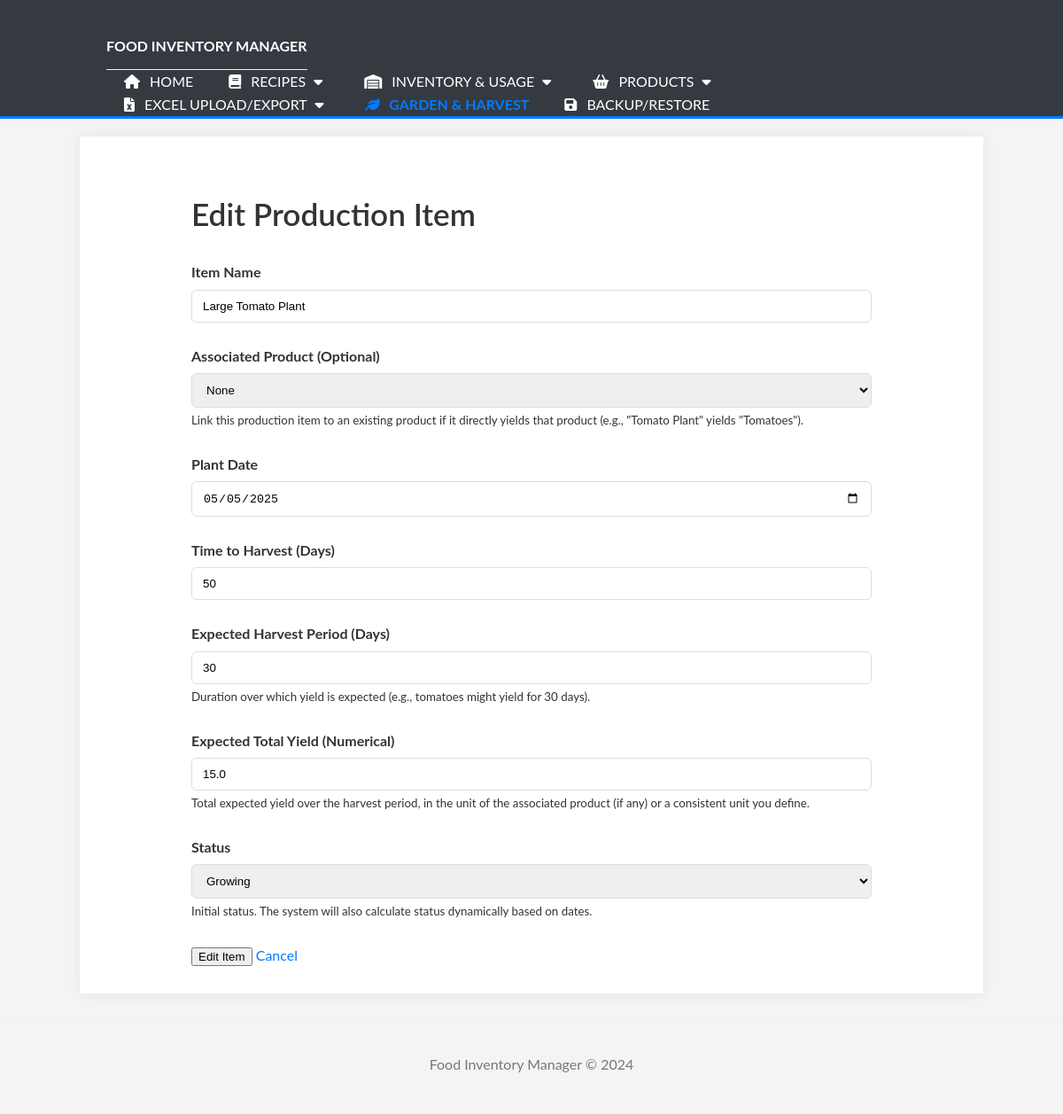
The page /garden/1/edit on the database its author committed.
### tables this page shows
CREATE TABLE production_items (
                        id INTEGER PRIMARY KEY AUTOINCREMENT,
                        name TEXT NOT NULL,
                        associated_product_id INTEGER,
                        plant_date TEXT,
                        time_to_harvest_days INTEGER,
                        expected_harvest_period_days INTEGER,
                        expected_yield_total REAL,
                        status TEXT CHECK(status IN ('Growing', 'Harvesting', 'Finished')),
                        FOREIGN KEY (associated_product_id) REFERENCES products (id)
                    );

### app.py (the view, shortened to what this page needs)
@app.route('/garden/<int:item_id>/edit', methods=['GET', 'POST'])
def edit_production_item_view(item_id):
    production_item = manager.get_production_item(item_id) # This should already return a dict
    if not production_item:
        flash(f"Production item with ID {item_id} not found.", 'error')
        return redirect(url_for('garden_list_view'))
    all_db_products = manager.get_all_products(page=None, per_page=None)
    return render_template('garden_edit.html', item=production_item, products=all_db_products, form_action_label='Edit', current_page='garden_edit')

### Food_manager.py (called while the page is built)
    def _get_db_connection(self):
        if self.conn and self.db_filepath == ":memory:":
            return self.conn
        conn = sqlite3.connect(self.db_filepath)
        conn.row_factory = sqlite3.Row # Access columns by name
        return conn

### templates/garden_edit.html (shortened to what this page needs)
{% extends "base.html" %}
{% block content %}
<div class="container mt-4">
    <h2>{{ form_action_label }} Production Item</h2>
    <form method="POST" action="{{ request.url }}">
        <div class="form-group">
            <label for="name">Item Name</label>
            <input type="text" class="form-control" id="name" name="name" value="{{ item.name if item else '' }}" required>
        </div>
        <div class="form-group">
            <label for="associated_product_id">Associated Product (Optional)</label>
            <select class="form-control" id="associated_product_id" name="associated_product_id">
                <option value="">None</option>
            </select>
            <small class="form-text text-muted">Link this production item to an existing product if it directly yields that product (e.g., "Tomato Plant" yields "Tomatoes").</small>
        </div>
        <div class="form-group">
            <label for="plant_date">Plant Date</label>
            <input type="date" class="form-control" id="plant_date" name="plant_date" value="{{ item.plant_date if item else '' }}" required>
        </div>
        <div class="form-row">
            <div class="form-group col-md-6">
                <label for="time_to_harvest_days">Time to Harvest (Days)</label>
                <input type="number" class="form-control" id="time_to_harvest_days" name="time_to_harvest_days" value="{{ item.time_to_harvest_days if item else '' }}" min="0" required>
            </div>
            <div class="form-group col-md-6">
                <label for="expected_harvest_period_days">Expected Harvest Period (Days)</label>
                <input type="number" class="form-control" id="expected_harvest_period_days" name="expected_harvest_period_days" value="{{ item.expected_harvest_period_days if item else '' }}" min="1" required>
                 <small class="form-text text-muted">Duration over which yield is expected (e.g., tomatoes might yield for 30 days).</small>
            </div>
        </div>
        <div class="form-group">
            <label for="expected_yield_total">Expected Total Yield (Numerical)</label>
            <input type="number" step="any" class="form-control" id="expected_yield_total" name="expected_yield_total" value="{{ item.expected_yield_total if item else '' }}" min="0" required>
            <small class="form-text text-muted">Total expected yield over the harvest period, in the unit of the associated product (if any) or a consistent unit you define.</small>
        </div>
        <div class="form-group">
            <label for="status">Status</label>
            <select class="form-control" id="status" name="status">
                <option value="Growing" {% if item and item.status == 'Growing' %}selected{% elif not item %}selected{% endif %}>Growing</option>
            </select>
            <small class="form-text text-muted">Initial status. The system will also calculate status dynamically based on dates.</small>
        </div>
        <button type="submit" class="btn btn-primary">{{ form_action_label }} Item</button>
        <a href="{{ url_for('garden_list_view') }}" class="btn btn-secondary">Cancel</a>
    </form>
</div>
{% endblock %}

### static/style.css (style rules this page uses)
body { font-family: 'Lato', Arial, sans-serif; margin: 0; padding: 0; background-color: #f4f4f4; color: #333; line-height: 1.6; }
.container { width: 80%; margin: auto; overflow: hidden; padding: 0 30px; }
h1, h2, h3 { color: #333; }
h2 { font-size: 2.2em; font-weight: 600; margin-bottom: 25px; }
.form-group { margin-bottom: 25px; }
.form-group label { display: block; margin-bottom: 5px; font-weight: bold; }
.form-control, .form-control-file { width: 100%; padding: 10px 12px; border: 1px solid #ddd; border-radius: 6px; box-sizing: border-box; margin-top: 2px; }
a { color: #007bff; text-decoration: none; }

### rows shown on the page
production_items: name "Large Tomato Plant", plant_date "05/05/2025", time_to_harvest_days "50", expected_harvest_period_days "30", expected_yield_total "15.0", status "Growing"
